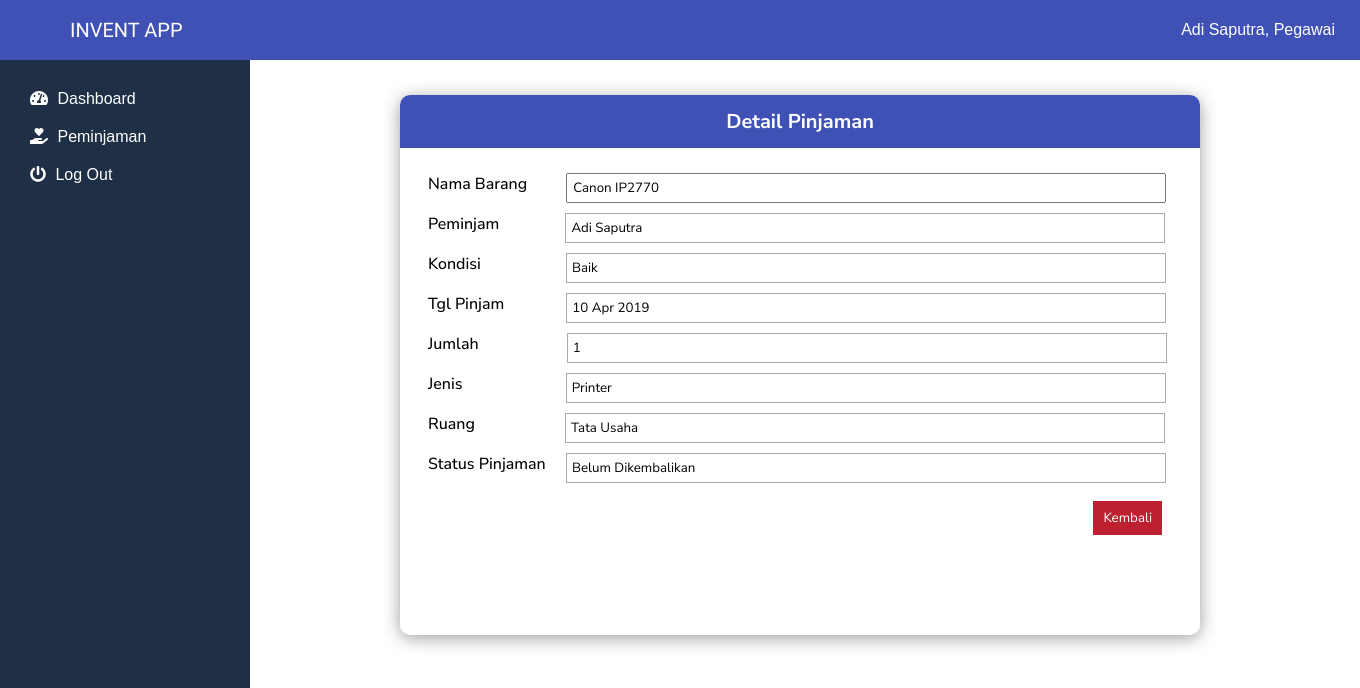
Page /app/views/dashboard/detail_pinjaman.php?id=118 (signed in) on the committed database.
### tables this page shows
CREATE TABLE `pegawai` (
  `id_pegawai` int(11) NOT NULL,
  `nama_pegawai` varchar(30) NOT NULL,
  `nip` int(18) NOT NULL,
  `password` varchar(20) NOT NULL,
  `alamat` varchar(50) NOT NULL
);

CREATE TABLE `inventaris` (
  `id_inventaris` int(11) NOT NULL,
  `nama` varchar(50) NOT NULL,
  `kondisi` varchar(25) NOT NULL,
  `keterangan` varchar(100) NOT NULL,
  `jumlah` int(20) NOT NULL,
  `id_jenis` int(11) NOT NULL,
  `tanggal_register` date NOT NULL,
  `id_ruang` int(11) NOT NULL,
  `kode_inventaris` varchar(18) NOT NULL,
  `id_petugas` int(11) NOT NULL
);

CREATE TABLE `peminjaman` (
  `id_peminjaman` int(11) NOT NULL,
  `tanggal_pinjam` date NOT NULL,
  `tanggal_kembali` date NOT NULL,
  `status_peminjaman` varchar(25) NOT NULL,
  `id_pegawai` int(11) NOT NULL
);

CREATE TABLE `detail_pinjam` (
  `id_detail_pinjam` int(11) NOT NULL,
  `id_inventaris` int(11) NOT NULL,
  `id_peminjaman` int(11) NOT NULL,
  `jumlah` int(4) NOT NULL
);

CREATE TABLE `jenis` (
  `id_jenis` int(11) NOT NULL,
  `nama_jenis` varchar(50) NOT NULL,
  `kode_jenis` int(11) NOT NULL,
  `keterangan` varchar(100) NOT NULL
);

CREATE TABLE `ruang` (
  `id_ruang` int(11) NOT NULL,
  `nama_ruang` varchar(50) NOT NULL,
  `kode_ruang` varchar(11) NOT NULL,
  `keterangan` varchar(100) NOT NULL
);

### app/classes/Peminjaman.php (called while the page is built, shortened)
<?php
require_once 'database.php';
class Peminjaman extends Database{
    private $db;
    function __construct()
    {
        $this->db = new Database;
    }
    public function viewDetailPinjaman($id)
    {
        $sql = "SELECT peminjaman.*, inventaris.*, ruang.nama_ruang, pegawai.nama_pegawai, petugas.id_level, detail_pinjam.jumlah AS jumlahpinjam, jenis.nama_jenis FROM pegawai
                JOIN peminjaman ON pegawai.id_pegawai = peminjaman.id_pegawai JOIN detail_pinjam ON peminjaman.id_peminjaman = detail_pinjam.id_peminjaman JOIN inventaris ON inventaris.id_inventaris = detail_pinjam.id_inventaris
                JOIN jenis ON jenis.id_jenis = inventaris.id_jenis JOIN ruang ON ruang.id_ruang = inventaris.id_ruang JOIN petugas ON petugas.id_petugas = inventaris.id_petugas WHERE peminjaman.id_peminjaman = '$id'";
        return $this->db->single($sql);
    }
}

### app/classes/Database.php (called while the page is built, shortened)
<?php
class Database{
    private $db_host = 'localhost';
    private $db_user = 'root';
    private $db_pass = '';
    private $db_name = 'inventaris';
    protected $conn;
    public function __construct()
    {
        $this->conn = new mysqli($this->db_host, $this->db_user, $this->db_pass, $this->db_name);
    }
    public function single($query)
    {
        $data = mysqli_query($this->conn, $query);
        $row = mysqli_fetch_assoc($data);
        return $row;
    }
}

### app/views/dashboard/detail_pinjaman.php (the view, shortened to what this page needs)
<?php
    require_once '../templates/navigate.php';
    $pinjam = new Peminjaman;
    $id = $_GET['id'];
    $data = $pinjam->viewDetailPinjaman($id);
?>
<div class="main">
    <div class="form-tambah-invent" style="height: 540px;">
        <div class="head-form-invent">
            <p>Detail Pinjaman</p>
        </div>
        <form action="../../controllers/prosesPengembalian.php?aksi=pengembalian&id_pinjam=<?= $data['id_peminjaman']; ?>&id_invent=<?= $data['id_inventaris']; ?>" method="post" class="form-invent" style="padding: 25px 28px;">
            <label style="margin-right: 35px;">
                Nama Barang
            </label>
            <input type="text" name="nama_barang" value="<?= $data['nama']; ?>" readonly>
            <label style="margin-right: 62px;">
                Peminjam
            </label>
            <input type="text" name="peminjam" value="<?= $data['nama_pegawai']; ?>" readonly style="width: 600px; display: inline; border: 1px solid #A9A9A9; margin-bottom: 10px; padding: 0px 5px; height: 30px;">
            <label style="margin-right: 81px;">
                Kondisi
            </label>
            <input type="text" name="kondisi" value="<?= $data['kondisi']; ?>" readonly style="width: 600px; display: inline; border: 1px solid #A9A9A9; margin-bottom: 10px; padding: 0px 5px; height: 30px;">
            <label style="margin-right: 58px;">
                Tgl Pinjam
            </label>
            <input type="text" name="tgl_pinjam" value="<?= date('d M Y', strtotime($data['tanggal_pinjam'])); ?>" readonly style="width: 600px; display: inline; border: 1px solid #A9A9A9; margin-bottom: 10px; padding: 0px 5px; height: 30px;">
            <label style="margin-right: 84px;">
                Jumlah
            </label>
            <input type="text" name="jumlah" value="<?= $data['jumlahpinjam']; ?>" readonly style="width: 600px; display: inline; border: 1px solid #A9A9A9; margin-bottom: 10px; padding: 0px 5px; height: 30px;">
            <label style="margin-right: 99px;">
                Jenis
            </label>
            <input type="text" name="jenis" value="<?= $data['nama_jenis']; ?>" readonly style="width: 600px; display: inline; border: 1px solid #A9A9A9; margin-bottom: 10px; padding: 0px 5px; height: 30px;">
            <label style="margin-right: 86px;">
                Ruang
            </label>
            <input type="text" name="ruang" value="<?= $data['nama_ruang']; ?>" readonly style="width: 600px; display: inline; border: 1px solid #A9A9A9; margin-bottom: 10px; padding: 0px 5px; height: 30px;">
            <label style="margin-right: 16px;">
                Status Pinjaman
            </label>
            <input type="text" name="status_pinjaman" value="<?= $data['status_peminjaman']; ?>" readonly style="width: 600px; display: inline; border: 1px solid #A9A9A9; margin-bottom: 10px; padding: 0px 5px; height: 30px;">
            <input type="button" name="batal" value="Kembali" onclick="history.go(-1);" style="margin-right: 10px;">
        </form>
    </div>
</div>

### app/assets/css/style.css (style rules this page uses)
* { margin: 0; padding: 0; box-sizing: border-box; }
.main { position: absolute; padding-top: 70px; padding-left: 260px; padding-right: 10px; background-color: #fff; }
.main p { color: #fff; font-family: 'Poppins', sans-serif; text-align: center; font-size: 20px; }
.form-tambah-invent { width: 800px; height: 560px; margin: 25px 140px; box-shadow: 0px 3px 17px 0px rgba(158,158,158,1); border-radius: 10px; box-sizing: border-box; }
.head-form-invent { border-radius: 10px 10px 0px 0px; width: 800px; padding: 13px 25px; background-color: #3F51B5; }
.head-form-invent p { color: #fff; font-family: 'Nunito Sans', sans-serif; font-weight: bold; }
.form-invent { padding: 15px 28px; }
.form-invent label { font-weight: 500; font-size: 16px; font-family: 'Nunito Sans', sans-serif; vertical-align: top; }
.form-invent input[type="text"], input[type="number"], input[type="date"], select, textarea { width: 600px; padding: 4px 5px; margin-bottom: 10px; font-family: 'Nunito Sans', sans-serif; }
.form-invent input[type="text"], select, textarea { text-transform: capitalize; }
.form-invent input[type="button"], input[type="submit"] { float: right; margin: 8px 3px; padding: 8px 10px; border: 0; color: #fff; font-family: 'Nunito Sans', sans-serif; }
.form-invent input[type="button"] { background-color: #BD2130; margin-right: 17px; margin-bottom: 5px; }

### rows in the picture
pegawai: nama_barang "Canon IP2770", peminjam "Adi Saputra", kondisi "baik", tgl_pinjam "10 Apr 2019", jumlah "1", jenis "Printer", ruang "Tata Usaha", status_pinjaman "belum dikembalikan"

### other values in the picture
$_SESSION['username'] "Adi Saputra"
$_SESSION['nama_level'] "Pegawai"
